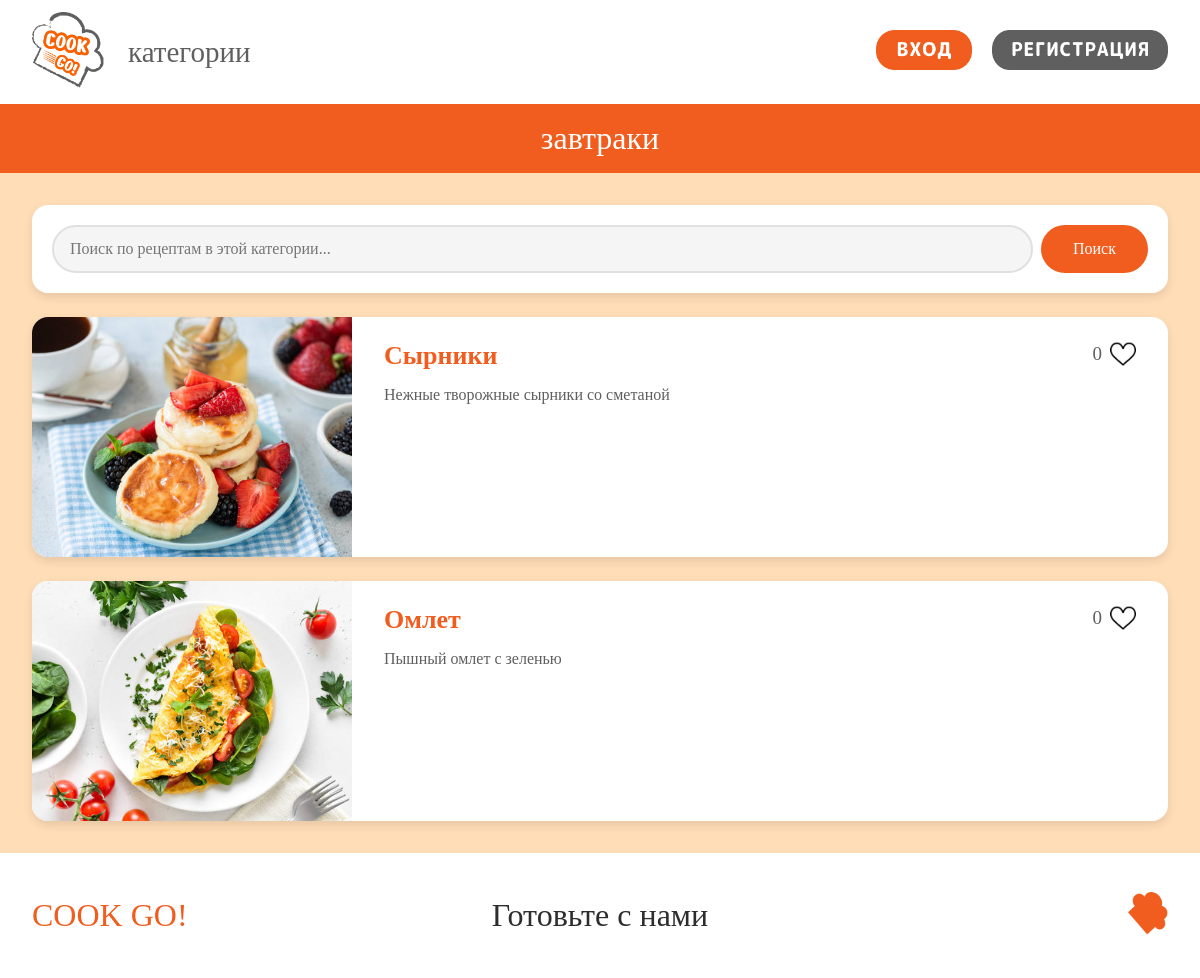
The app's page /Pages/recipes.php?category_id=2 with its own data.
### tables this page shows
CREATE TABLE `categories` (
  `id` int NOT NULL,
  `title` varchar(200) NOT NULL,
  `icon` varchar(255) NOT NULL
);

CREATE TABLE `recipes` (
  `id` int NOT NULL,
  `title` varchar(200) NOT NULL,
  `icon` varchar(255) NOT NULL,
  `description` text NOT NULL,
  `likes` varchar(20) NOT NULL,
  `categories` varchar(155) NOT NULL
);

### components/functions.php (called while the page is built, shortened)
<?php
function safe($str) {
    return htmlspecialchars($str, ENT_QUOTES, 'UTF-8');
}
?>

### Pages/recipes.php (the view, shortened to what this page needs)
<?php
$is_logged_in = isset($_SESSION['user_id']);
?>
<!DOCTYPE html>
<html lang="ru">
<head>
    <link rel="stylesheet" href="../components/style.css">
</head>
<body data-logged-in="<?php echo $is_logged_in ? 'true' : 'false'; ?>">
    <?php
    require_once '../components/connect.php';
    $category_id = $_GET['category_id'] ?? 0;
    $search = trim($_GET['search'] ?? '');
    $cat_query = "SELECT `title` FROM `categories` WHERE `id` = $category_id";
    $cat_result = mysqli_query($conn, $cat_query);
    $category = mysqli_fetch_array($cat_result);
    $category_title = safe($category['title'] ?? 'категория');
    ?>
    <my-header title="<?php echo $category_title; ?>" link-text="категории" link-url="categories.php"></my-header>
    <main>
        <div class="recipes-container">
            <div class="category-header">
                <p><?php echo $category_title; ?></p>
            </div>
            <div class="search-wrapper">
                <form method="GET" action="" class="search-form">
                    <input type="text" name="search" class="search-input" placeholder="Поиск по рецептам в этой категории..." value="<?php echo safe($search); ?>">
                    <button type="submit" class="search-btn">Поиск</button>
                </form>
            </div>
            <?php
            $query = "SELECT * FROM `recipes` WHERE `categories` = $category_id";
            $query .= " ORDER BY `id` DESC";
            $result = mysqli_query($conn, $query);
            $count = mysqli_num_rows($result);
            if ($count > 0) {
                echo "<div class='recipes-grid'>";
                while ($recipe = mysqli_fetch_array($result)) {
                    $id = $recipe['id'];
                    $title = safe($recipe['title']);
                    $icon = safe($recipe['icon']);
                    $description = safe($recipe['description']);
                    $likes = $recipe['likes'];
                    $category_title_encoded = urlencode($category_title);
                    echo "
                    <a href='recipe_card.php?recipe_id=$id&category_id=$category_id&category_title=$category_title_encoded' class='recipe-card'>
                        <div class='recipe-image'>
                            <img src='../images/recipes/$icon' alt='$title'>
                        </div>
                        <div class='recipe-info'>
                            <div class='recipe-text'>
                                <h2 class='recipe-title'>$title</h2>
                                <p class='recipe-description'>$description</p>
                            </div>
                            <div class='recipe-likes' data-recipe-id='$id'>
                                <span class='likes-count' id='likes-$id'>$likes</span>
                                <img src='../images/ui/heart-empty.png' class='heart-icon-small' id='heart-$id' alt='♥'>
                            </div>
                        </div>
                    </a>
                    ";
                }
                echo "</div>";
            }
            ?>
        </div>
    </main>
    <my-footer></my-footer>
</body>
</html>

### components/style.css (style rules this page uses)
body { background-color: #5f5f5f; margin: 0; min-height: 100vh; display: flex; flex-direction: column; }
main { flex: 1; }

### Pages/recipes.php (style rules this page uses)
body { background-color: #FFDDB7; }
.recipes-container { width: 100%; max-width: 1280px; margin: 0 auto; padding: 0 32px 32px 32px; box-sizing: border-box; }
.category-header { background-color: rgb(240, 93, 30); padding: 16px 0; margin: 0 0 32px 0; width: 100vw; position: relative; left: 50%; right: 50%; margin-left: -50vw; margin-right: -50vw; }
.category-header p { color: #ffffff; font-size: 32px; font-family: "MPlus"; margin: 0 auto; text-align: center; max-width: 1280px; }
.search-wrapper { margin-bottom: 24px; background-color: #ffffff; padding: 20px; border-radius: 16px; box-shadow: 0 4px 10px rgba(0, 0, 0, 0.1); }
.search-form { display: flex; gap: 8px; }
.search-input { flex: 1; padding: 13px 16px; font-size: 16px; font-family: "MPlus"; color: #333; background-color: #f5f5f5; border: 2px solid #e0e0e0; border-radius: 32px; outline: none; }
.search-btn { padding: 13px 32px; background-color: rgb(240, 93, 30); color: #ffffff; font-size: 16px; font-family: "MPlus"; border: none; border-radius: 32px; cursor: pointer; }
.recipes-grid { display: flex; flex-direction: column; gap: 24px; }
.recipe-card { display: flex; background-color: #ffffff; border-radius: 16px; box-shadow: 0 4px 10px rgba(0, 0, 0, 0.1); overflow: hidden; text-decoration: none; transition: transform 0.2s, box-shadow 0.2s; }
.recipe-image { width: 320px; height: 240px; flex-shrink: 0; background-color: #f5f5f5; }
.recipe-image img { width: 100%; height: 100%; object-fit: cover; }
.recipe-info { padding: 24px 32px; display: flex; flex: 1; gap: 24px; }
.recipe-text { flex: 1; }
.recipe-title { color: rgb(240, 93, 30); font-size: 26px; font-family: "MPlus"; margin: 0 0 12px 0; }
.recipe-description { color: #5f5f5f; font-size: 16px; font-family: "MPlus"; margin: 0; line-height: 1.5; }
.recipe-likes { display: flex; align-items: center; gap: 8px; align-self: flex-start; }
.likes-count { color: #5f5f5f; font-size: 19px; font-family: "MPlus"; }
.heart-icon-small { width: 26px; height: 26px; }

### records on screen
categories: title "завтраки"
recipes: icon (picture), title "Сырники", description "Нежные творожные сырники со сметаной", likes "0"
recipes: icon (picture), title "Омлет", description "Пышный омлет с зеленью", likes "0"
